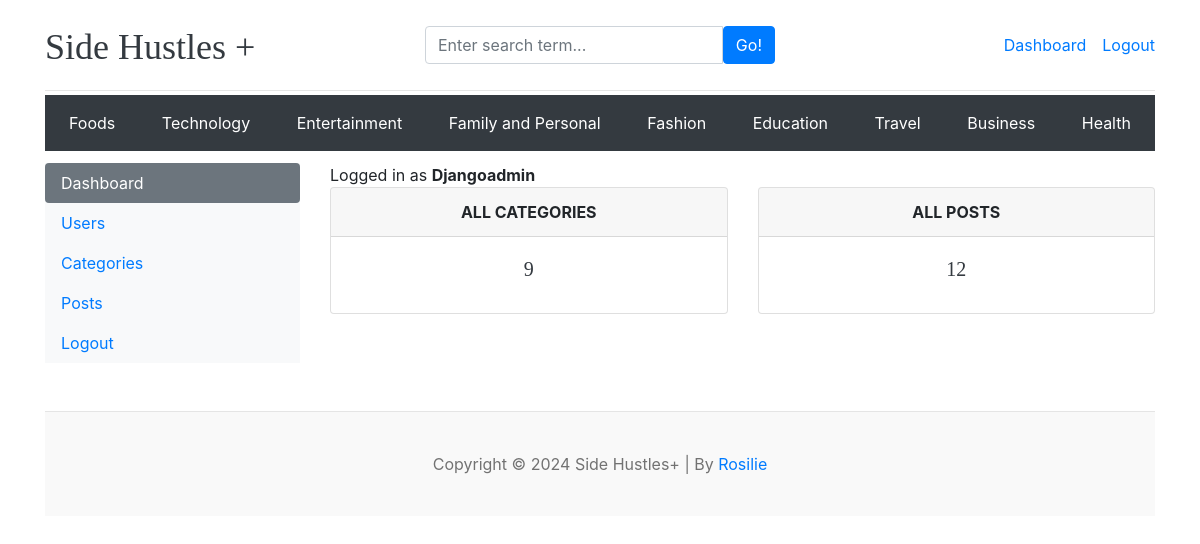
The page /dashboard/ (signed in) on the database its author committed.
### blogs/models.py (models this page shows)
class Category(models.Model):
    category_name = models.CharField(max_length=50, unique=True)
    created_at = models.DateTimeField(auto_now_add=True)
    updated_at = models.DateTimeField(auto_now=True)
    class Meta:
        verbose_name_plural = 'categories'
    def __str__(self):
        return self.category_name

### dashboards/views.py (the view)
# urls.py: path('dashboard/', include('dashboards.urls')),
@login_required(login_url='login')
def dashboard(request):
    category_count = Category.objects.all().count()
    blogs_count = Blog.objects.all().count
    context = {
        'category_count': category_count,
        'blogs_count': blogs_count,
    }
    return render(request, 'dashboard/dashboard.html', context)

### blogs/context_processors.py (called while the page is built)
def get_categories(request):
    categories = Category.objects.all()
    return dict(categories=categories)

def get_social_links(request):
    social_links = SocialLink.objects.all()
    return dict(social_links=social_links)

def get_about_us(request):
    try:
        about = About.objects.get()
    except:
        about = None
    return dict(about=about)

### templates/dashboard/dashboard.html
{% extends 'base.html' %}
{% block content %}
<div class="row">
    {% include 'dashboard/sidebar.html'%}
    <div class="col-md-9">
        <span>Logged in as <b>{{ user|title }}</b></span>
        <div class="row">
            <div class="col">
                <div class="card border-default mb-3">
                    <div class="card-header text-center text-uppercase font-weight-bold">All Categories</div>
                    <div class="card-body text-dark">
                        <h5 class="card-title text-center">{{category_count}}</h5>
                    </div>
                </div>
            </div>
            <div class="col">
                <div class="card border-default mb-3">
                    <div class="card-header text-center text-uppercase font-weight-bold">All Posts</div>
                    <div class="card-body text-dark">
                        <h5 class="card-title text-center">{{blogs_count}}</h5>
                    </div>
                </div>
            </div>
        </div>
    </div>
</div>
<br>
<br>
{% endblock %}

### templates/base.html (shortened to what this page needs)
{% load static %}
<!DOCTYPE html>
<html lang="en">
<head>
    <link href="https://getbootstrap.com/docs/4.0/dist/css/bootstrap.min.css" rel="stylesheet">
    <link href="{% static 'css/blog.css' %}" rel="stylesheet">
    <link rel="stylesheet" href="https://cdnjs.cloudflare.com/ajax/libs/font-awesome/4.7.0/css/font-awesome.min.css">
</head>
<body>
    <div class="container">
        <header class="blog-header py-3">
            <div class="row flex-nowrap justify-content-between align-items-center">
                <div class="col-4 pt-1">
                    <a class="blog-header-logo text-dark" href="/">Side Hustles + </a>
                </div>
                <div class="col-4 ">
                    <form action="{% url 'search' %}" method="GET">
                        <div class="input-group">
                            <input class="form-control" type="text" name="keyword" value="{{keyword}}"
                                placeholder="Enter search term..." aria-label="Enter search term..."
                                aria-describedby="button-search" />
                            <button type="submit" class="btn btn-primary" id="button-search" type="button">Go!</button>
                        </div>
                    </form>
                </div>
                <div class="col-4 d-flex justify-content-end align-items-center">
                    {% if not user.is_authenticated %}
                    <a class="btn btn-sm btn-primary" href="{% url 'login' %}">Login</a> &nbsp;
                    <a class="btn btn-sm btn-outline-secondary" href="{% url 'register' %}">Register</a>
                    {% else %}
                    <span><a href="{% url 'dashboard' %}">Dashboard</a></span>
                    <span><a href="{% url 'logout' %}">Logout</a></span>
                    {% endif %}
                </div>
        </header>
        <div class="nav-scroller py-1 mb-2">
            <nav class="navbar navbar-dark bg-dark">
                {% for c in categories%}
                <a class="p-2 text-white" href="{% url 'posts_by_category' c.id %}">{{ c }}</a>
                {% endfor %}
            </nav>
        </div>
        {% block content %}
        {% endblock%}
        <footer class="blog-footer">
            <p>Copyright &copy
                <script>document.write(/\d{4}/.exec(Date())[0])</script> Side Hustles+ | By <a
                    href="https://www.linkedin.com/in/rosilielim/" target="_blank">Rosilie</a>
            </p>
        </footer>
    </div>
</body>
</html>

### blog_main/static/css/blog.css (style rules this page uses)
.blog-header { border-bottom: 1px solid #e5e5e5; }
.blog-header-logo { font-family: "Playfair Display", Georgia, "Times New Roman", serif ; font-size: 2.25rem; }
h1, h2, h3, h4, h5, h6 { font-family: "Playfair Display", Georgia, "Times New Roman", serif ; }
.blog-footer { padding: 2.5rem 0; color: #727272; text-align: center; background-color: #f9f9f9; border-top: .05rem solid #e5e5e5; }
.blog-footer p:last-child { margin-bottom: 0; }

### rows shown on the page
Category: category_name "Foods"
Category: category_name "Technology"
Category: category_name "Entertainment"
Category: category_name "Family and Personal"
Category: category_name "Fashion"
Category: category_name "Education"
Category: category_name "Travel"
Category: category_name "Business"
Category: category_name "Health"

### other values the page prints
{{ user|title }} "Djangoadmin"
{{ category_count }} "9"
{{ blogs_count }} "12"
